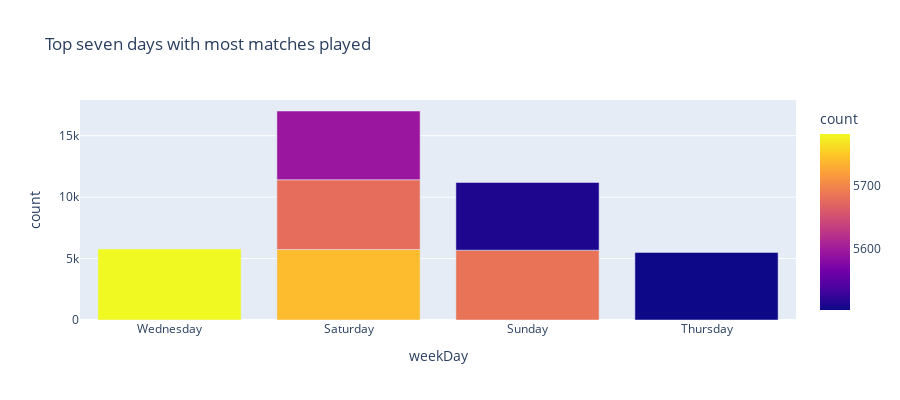

The notebook cell this image was saved under:
### Code cell
fig = px.bar(top_seven_days_matches, x='weekDay', y='count',
             hover_data=['dateMatch', 'count'], color='count', height=400, title = 'Top seven days with most matches played')
fig.show()

### Figure 1 — Plotly figure (JSON) as saved in the notebook; plotly's stock layout.template omitted (floating-point values rounded to 4 significant figures)
{"data": [{"alignmentgroup": "True", "customdata": [["2022-11-23"], ["2022-11-19"], ["2022-11-27"], ["2022-11-26"], ["2022-12-03"], ["2022-12-04"], ["2022-12-01"]], "hovertemplate": "weekDay=%{x}<br>count=%{marker.color}<br>dateMatch=%{customdata[0]}<extra></extra>", "legendgroup": "", "marker": {"color": [5781, 5740, 5683, 5678, 5595, 5513, 5504], "coloraxis": "coloraxis", "pattern": {"shape": ""}}, "name": "", "offsetgroup": "", "orientation": "v", "showlegend": false, "textposition": "auto", "type": "bar", "x": ["Wednesday", "Saturday", "Sunday", "Saturday", "Saturday", "Sunday", "Thursday"], "xaxis": "x", "y": [5781, 5740, 5683, 5678, 5595, 5513, 5504], "yaxis": "y"}], "layout": {"barmode": "relative", "coloraxis": {"colorbar": {"title": {"text": "count"}}, "colorscale": [[0, "#0d0887"], [0.1111, "#46039f"], [0.2222, "#7201a8"], [0.3333, "#9c179e"], [0.4444, "#bd3786"], [0.5556, "#d8576b"], [0.6667, "#ed7953"], [0.7778, "#fb9f3a"], [0.8889, "#fdca26"], [1, "#f0f921"]]}, "height": 400, "legend": {"tracegroupgap": 0}, "title": {"text": "Top seven days with most matches played"}, "xaxis": {"anchor": "y", "domain": [0, 1], "title": {"text": "weekDay"}}, "yaxis": {"anchor": "x", "domain": [0, 1], "title": {"text": "count"}}}}
